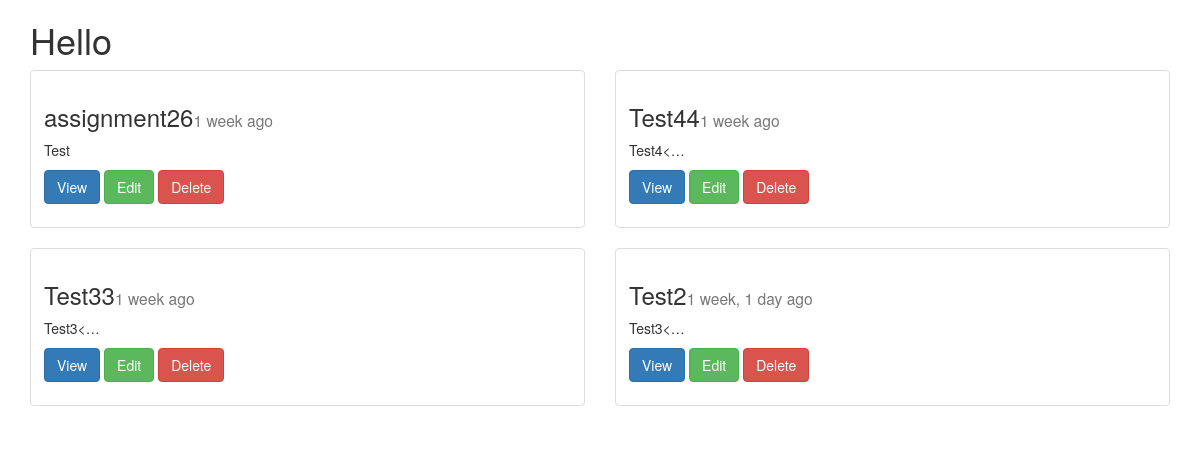
The app's page /posts/list/, older data.
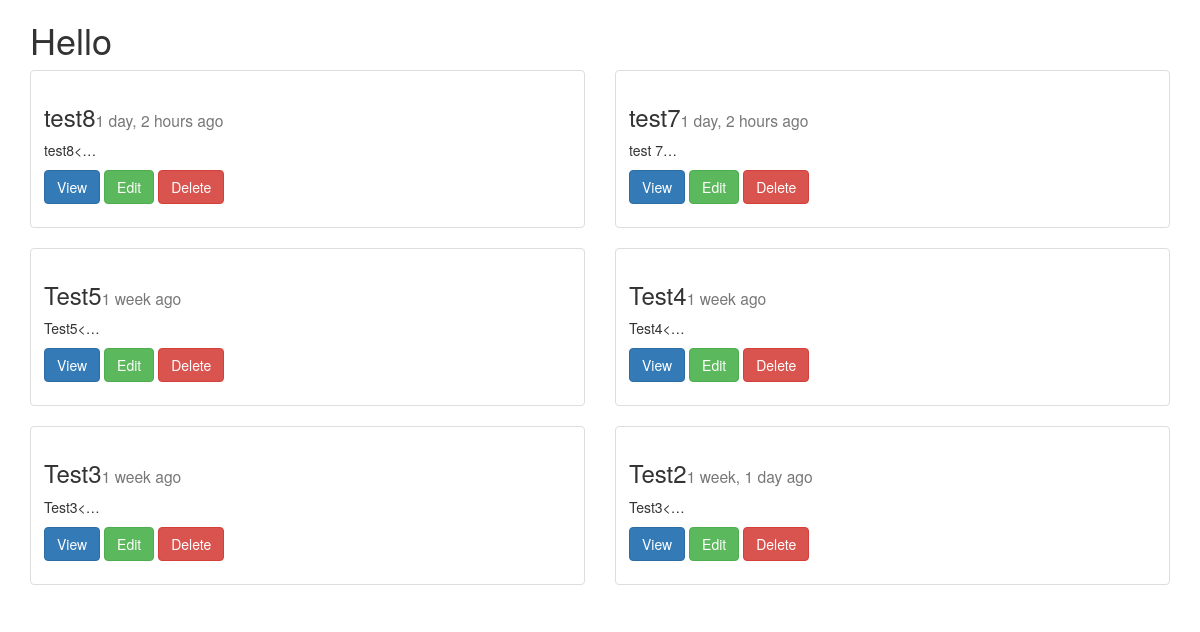
The same page, newer data.
### posts/models.py (models this page shows, shortened)
class Post(models.Model):
	title = models.CharField(max_length=255)
	content = models.TextField()
	updated = models.DateTimeField(auto_now=True, auto_now_add=False)
	timestamp = models.DateTimeField(auto_now=False, auto_now_add=True)
	def get_absolute_url(self):
		return reverse("posts:detail", kwargs={"post_id": self.id})
	class Meta:
		ordering = ['-timestamp', '-updated']

### posts/views.py (the view)
def post_list(request):
	obj_list = Post.objects.all()#.order_by("-timestamp","-updated")
	context = {
	"obj_list": obj_list
	}
	return render(request,	'post_list.html', context)

### posts/templates/post_list.html (shortened to what this page needs)
{% extends "base.html" %}
{% block content %}
<div class="row">
{% for object in obj_list %}
	<div class="col-sm-6">
	    <div class="thumbnail">
      		<div class="caption">
		        <h3>{{object.title}}<small>{{object.timestamp|timesince}} ago</small></h3>
		        <p>{{object.content|linebreaks|truncatechars:10}}</p>
		        <p>
		          <a href="{{object.get_absolute_url}}" class="btn btn-primary">View</a>
		          <a href="{% url 'posts:update' post_id=object.id %}" class="btn btn-success">Edit</a>
		          <a href="{% url 'posts:delete' post_id=object.id %}" class="btn btn-danger">Delete</a>
        		</p>
       	    </div>
        </div>
    </div>
	{% endfor %}
</div>
	</body>
{% endblock content %}

### posts/templates/base.html (shortened to what this page needs)
<!DOCTYPE html>
{% load static %}
<html>
<head>
	<link rel="stylesheet" href="{% static 'css/bootstrap.min.css' %}">
</head>
<body>
<div class="container">
<h1> Hello </h1>
	{% block content%}
	{% endblock content %}
</body>
</html>

Row changes from the older to the newer data that the page shows:
added Post: title "test8", timestamp "1 day, 2 hours", content "test8<…"
added Post: title "test7", timestamp "1 day, 2 hours", content "test 7…"
changed Post: title "assignment26" → "Test5"; content "Test" → "Test5<…"
changed Post "Test4<…": title "Test44" → "Test4"
changed Post: title "Test33" → "Test3"
